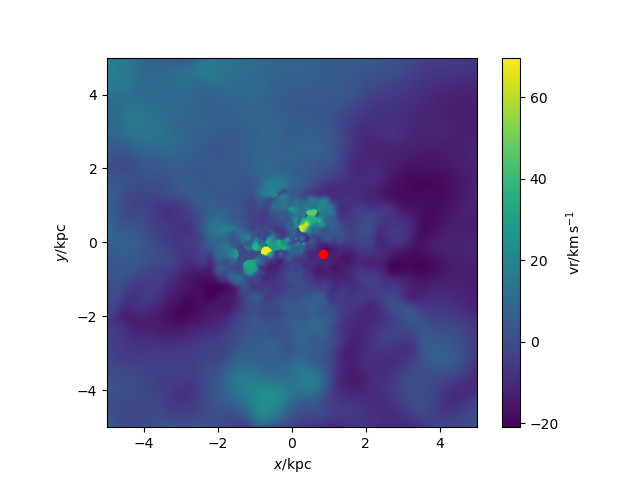

The Python source for this figure:
#making pictures pynbody tutorial: tempurature slice with velocity plot
import pynbody
import pynbody.plot.sph as sph
import matplotlib.pylab as plt

#loading snapshot
s=pynbody.load('/mnt/data0/jillian/gguaman/cptmarvel.5.std')
s.physical_units()

#centering halo
pynbody.analysis.angmom.sideon(s)

#creating temp slice with velocity plot
sph.image(s.g,qty="vr",width=50,denoise=True,approximate_fast=False)

#plotting BH position from findingBH.py
plt.plot(0.83406139,-0.32506914, 'ro')

#plt.show()
plt.savefig("tempslice_velocity.png")
